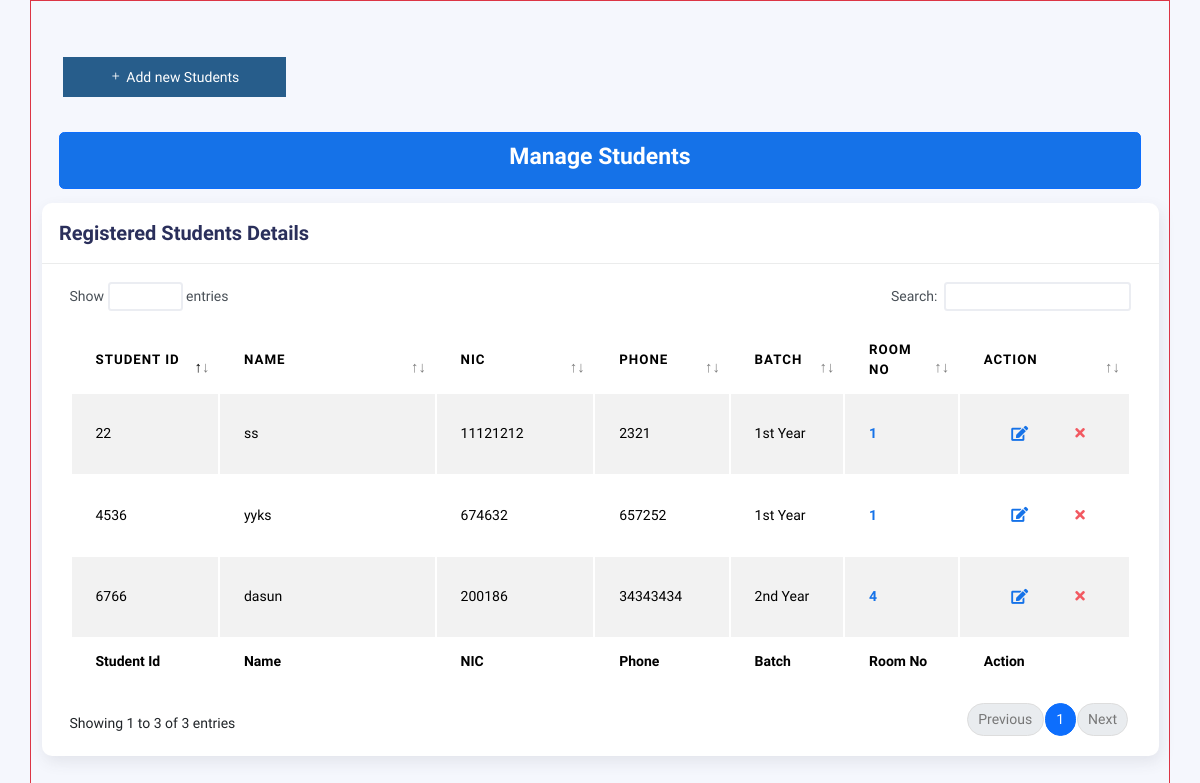
/admin/manageStudent.php (signed in), run on an earlier commit of the app's database.
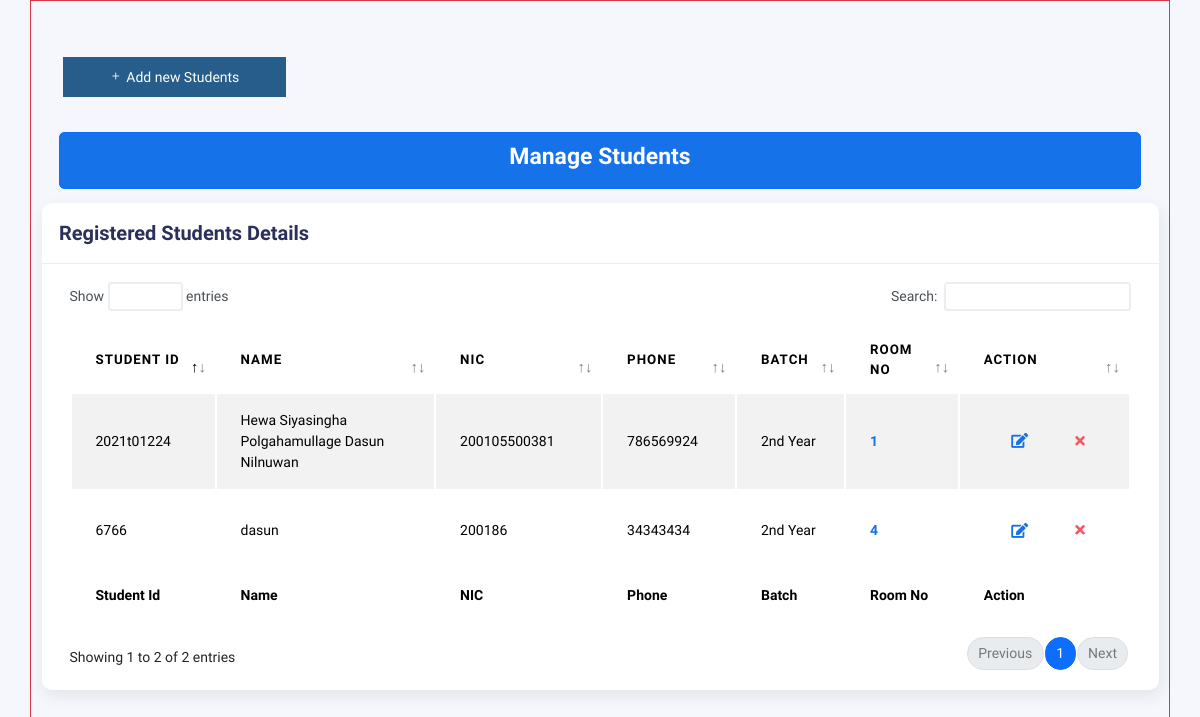
And on a later commit of the database.
### tables this page shows
CREATE TABLE `student` (
  `studentID` varchar(65) NOT NULL,
  `studentName` varchar(45) NOT NULL,
  `nic` varchar(45) NOT NULL,
  `batch` varchar(45) DEFAULT NULL,
  `phoneNumber` int(10) NOT NULL,
  `pswd` varchar(100) NOT NULL,
  `stRoomNo` int(11) NOT NULL,
  `status` tinyint(1) NOT NULL DEFAULT 0
);

### admin/manageStudent.php (the view, shortened to what this page needs)
<?php
    include('../includes/config.php');
    if(strlen($_SESSION['alogin'])==0){
        header('location:../home/home.php');
    }else{
?>
<!DOCTYPE html>
<html lang="en">
<head>
    <?php
     include '../libraries/styles.php';
     include '../libraries/script.php';?>
</head>
<body>
    <div class="container border border-danger" style="height:100vh; width:100vw;" >
        <div class="row mt-5" style="width: 300px">
          <div class="col"><button type="button" onclick="location.href='registerStudent.php';" class="mt-3 ms-4 "
            style="width:80%; height:40px; background-color:#275d8b;border: none; color: white; ">
            <i class="bi bi-plus pt-4 pb-5 "></i> Add new Students
          </button></div>
        </div>
        <div class="row mt-4">
                <div class="col-md-12 mt-3 mb-3 border border-primary bg-primary rounded-2 m-auto"  style="width:95%">
                    <div class= "text text-center  p-2 h3"><b style="color:white;">Manage Students</b></div>
                </div>
              <div class="col-md-12">
                <div class="card">
                  <div class="card-header">
                    <h4 class="card-title">Registered Students Details</h4>
                  </div>
                  <div class="card-body">
                    <div class="table-responsive">
                    <table id="add-row" class="display table table-striped table-hover dataTable" role="grid"
                        aria-describedby="add-row_info">
                        <thead>
                          <tr role="row">
                            <th class="sorting" tabindex="0" aria-controls="add-row" rowspan="1" colspan="1"
                              aria-label="Id: activate to sort column ascending" style="width: 150.612px;">Student Id</th>
                            <th class="sorting_asc" tabindex="0" aria-controls="add-row" rowspan="1" colspan="1"
                              aria-sort="ascending" aria-label="Name: activate to sort column descending"
                              style="width: 363.613px;">Name</th>
                            <th tabindex="0" class="sorting" aria-controls="add-row" rowspan="1" colspan="1"
                              aria-label="pswd: activate to sort column descending"
                              style="width: 180.613px;">NIC</th>
                            <th style="width: 120.7px;" class="sorting" tabindex="0" aria-controls="add-row" rowspan="1"
                              colspan="1" aria-label="Action: activate to sort column ascending">Phone</th>
                            <th style="width: 90.7px;" class="sorting" tabindex="0" aria-controls="add-row" rowspan="1"
                              colspan="1" aria-label="Action: activate to sort column ascending">Batch</th>
                            <th style="width: 90.7px;" class="sorting" tabindex="0" aria-controls="add-row" rowspan="1"
                            colspan="1" aria-label="Action: activate to sort column ascending">Room No</th>
                            <th style="width: 120.7px;" class="sorting" tabindex="0" aria-controls="add-row" rowspan="1"
                            colspan="1" aria-label="Action: activate to sort column ascending">Action</th>
                          </tr>
                        </thead>
                        <tfoot>
                          <tr>
                            <th rowspan="1" colspan="1">Student Id</th>
                            <th rowspan="1" colspan="1">Name</th>
                            <th rowspan="1" colspan="1">NIC</th>
                            <th rowspan="1" colspan="1">Phone</th>
                            <th rowspan="1" colspan="1">Batch</th>
                            <th rowspan="1" colspan="1">Room No</th>
                            <th rowspan="1" colspan="1">Action</th>
                          </tr>
                        </tfoot>
                        <tbody>
                          <?php
                          $sql="SELECT studentID, studentName, nic, batch, phoneNumber, stRoomNo FROM student";
                          if ($result = $conn->query($sql)) {
                            while($row = $result->fetch_assoc()){
                              echo '<tr role="row" class="odd">';
                              echo '<td>'.$row['studentID'].'</td>';
                              echo '<td>'.$row['studentName'].'</td>';
                              echo '<td>'.$row['nic'].'</td>';
                              echo '<td>'.$row['phoneNumber'].'</td>';
                              echo '<td>'.$row['batch'].'</td>';
                              echo '<td class=" text-primary fw-bold" role="button" style="cursor: pointer; width:65px;" data-bs-toggle="modal" data-bs-target="#editStRoom'.$row['stRoomNo'].'" >'.$row['stRoomNo'].' </td>
                            <div class="modal fade" id="editStRoom'.$row['stRoomNo'].'" tabindex="-1" role="dialog" aria-hidden="true">
                                     Change <span class="fw-bold">'.$row['studentID'].' ID </span> Student\'s Room.
                                    <input class="form-control" type="text" id="roomNum'.$row['studentID'].'" value="'.$row['stRoomNo'].'" name="editroomNum" style="width:100px;" >
                                    <input type="text" name="stid" id="stid" value="'.$row['studentID'].'" style="height:2px; width:100px; visibility:hidden;">
                                        <button type="submit" id="roomchange'.$row['studentID'].'" name="roomchange" class="btn btn-primary">
                                        </button>
                            </div>';
                            echo '<td>
                              <div class="form-button-action">
                                <button type="button" title=""
                                  class="btn btn-link btn-primary btn-lg" data-original-title="Edit Security  "
                                  data-bs-toggle="modal" data-bs-target="#updateStudent'.$row['studentID'].'">
                                  <i class="fa fa-edit"></i>
                                </button>
                    <div class="modal fade" id="updateStudent'.$row['studentID'].'" tabindex="-1" role="dialog" aria-hidden="true">
                            <input id="addcrrid" name="current_stid" type="text" value="'.$row['studentID'].'" style="height:2px; visibility:hidden" />
                                    <input id="addid" name="up_id" type="text" class="form-control" value="'.$row['studentID'].'" required />
                                    <input id="addname" name="up_name" type="text" class="form-control" value= "'.$row['studentName'].'"/>
                                    <input id="addnic" name="up_nic" type="text" class="form-control" value='.$row['nic'].' required />
                                    <input id="addphone" name="up_phone" type="text" class="form-control" value='.$row['phoneNumber'].' required />
                    </div>
                                <button type="button" class="btn btn-link btn-danger" data-bs-toggle="modal" data-bs-target="#deleteStudent'.$row['studentID'].'"
                                  data-original-title="Remove">
                                  <i class="fa fa-times"></i>
                                </button>
                    <div class="modal fade" id="deleteStudent'.$row['studentID'].'" tabindex="-1" role="dialog" aria-hidden="true">
                              You are going to delete <span class="fw-bold">'.$row['studentID'].' ID </span>. Please confirm to delete?
                            <input id="deleteid" name="delete_sid" type="text" class="form-control" value="'.$row['studentID'].'" style="visibility:hidden" />
                    </div>
                              </div>
                            </td>';
                              echo '</tr>';
                            }
                          }
                          ?>
                        </tbody>
                      </table>
                    </div>
                  </div>
                </div>
              </div>
    </div>
</body>
</html>
<?php
} ?>

### libraries/styles.php (shortened to what this page needs)
<link href="https://cdn.jsdelivr.net/npm/bootstrap@5.3.3/dist/css/bootstrap.min.css" rel="stylesheet">
<link href="https://cdn.jsdelivr.net/npm/bootstrap-icons/font/bootstrap-icons.css" rel="stylesheet">
<link rel="stylesheet" href="../assets/css/bootstrap.min.css" />
<link rel="stylesheet" href="../assets/css/plugins.min.css" />
<link rel="stylesheet" href="../assets/css/kaiadmin.min.css" />
<link rel="stylesheet" href="../assets/css/demo.css" />
<link rel="stylesheet" href="https://cdnjs.cloudflare.com/ajax/libs/font-awesome/6.0.0/css/all.min.css">

What changed in the data, as far as the page shows it:
removed student: studentID "22", studentName "ss", nic "11121212", phoneNumber "2321", batch "1st Year", stRoomNo "1"
removed student: studentID "4536", studentName "yyks", nic "674632", phoneNumber "657252", batch "1st Year", stRoomNo "1"
added student: studentID "2021t01224", studentName "Hewa Siyasingha Polgahamullage Dasun Nilnuwan", nic "200105500381", phoneNumber "786569924", batch "2nd Year", stRoomNo "1"
Also different on the page:
text written by a page script: "Show entries Search: Showing 1 to 3 of 3 entries Previous 1 Next" → "Show entries Search: Showing 1 to 2 of 2 entries Previous 1 Next"
